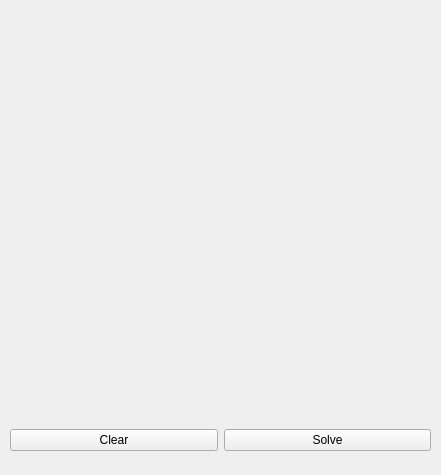
<?xml version="1.0" encoding="UTF-8"?>
<ui version="4.0">
 <class>MainWindow</class>
 <widget class="QMainWindow" name="MainWindow">
  <property name="geometry">
   <rect>
    <x>0</x>
    <y>0</y>
    <width>441</width>
    <height>475</height>
   </rect>
  </property>
  <property name="minimumSize">
   <size>
    <width>441</width>
    <height>475</height>
   </size>
  </property>
  <property name="maximumSize">
   <size>
    <width>441</width>
    <height>475</height>
   </size>
  </property>
  <property name="windowTitle">
   <string>Sudoku</string>
  </property>
  <widget class="QWidget" name="centralwidget">
   <widget class="QWidget" name="gridLayoutWidget">
    <property name="geometry">
     <rect>
      <x>10</x>
      <y>10</y>
      <width>421</width>
      <height>391</height>
     </rect>
    </property>
    <layout class="QGridLayout" name="gridLayout"/>
   </widget>
   <widget class="QWidget" name="horizontalLayoutWidget">
    <property name="geometry">
     <rect>
      <x>10</x>
      <y>420</y>
      <width>421</width>
      <height>41</height>
     </rect>
    </property>
    <layout class="QHBoxLayout" name="horizontalLayout">
     <property name="spacing">
      <number>6</number>
     </property>
     <item>
      <widget class="QPushButton" name="clearButton">
       <property name="text">
        <string>Clear</string>
       </property>
      </widget>
     </item>
     <item>
      <widget class="QPushButton" name="solveButton">
       <property name="text">
        <string>Solve</string>
       </property>
      </widget>
     </item>
    </layout>
   </widget>
  </widget>
 </widget>
 <resources/>
 <connections/>
</ui>
